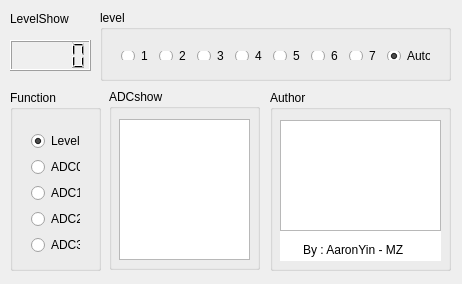
<?xml version="1.0" encoding="UTF-8"?>
<ui version="4.0">
 <class>MainWindow</class>
 <widget class="QMainWindow" name="MainWindow">
  <property name="geometry">
   <rect>
    <x>0</x>
    <y>0</y>
    <width>462</width>
    <height>284</height>
   </rect>
  </property>
  <property name="windowTitle">
   <string>MainWindow</string>
  </property>
  <property name="autoFillBackground">
   <bool>false</bool>
  </property>
  <widget class="QWidget" name="centralWidget">
   <widget class="QGroupBox" name="levelBox">
    <property name="geometry">
     <rect>
      <x>100</x>
      <y>10</y>
      <width>351</width>
      <height>71</height>
     </rect>
    </property>
    <property name="title">
     <string>level</string>
    </property>
    <widget class="QWidget" name="layoutWidget">
     <property name="geometry">
      <rect>
       <x>10</x>
       <y>30</y>
       <width>331</width>
       <height>31</height>
      </rect>
     </property>
     <layout class="QHBoxLayout" name="horizontalLayout">
      <item>
       <widget class="QRadioButton" name="level1">
        <property name="text">
         <string>1</string>
        </property>
        <attribute name="buttonGroup">
         <string notr="true">levelGroup</string>
        </attribute>
       </widget>
      </item>
      <item>
       <widget class="QRadioButton" name="level2">
        <property name="text">
         <string>2</string>
        </property>
        <attribute name="buttonGroup">
         <string notr="true">levelGroup</string>
        </attribute>
       </widget>
      </item>
      <item>
       <widget class="QRadioButton" name="level3">
        <property name="text">
         <string>3</string>
        </property>
        <attribute name="buttonGroup">
         <string notr="true">levelGroup</string>
        </attribute>
       </widget>
      </item>
      <item>
       <widget class="QRadioButton" name="level4">
        <property name="text">
         <string>4</string>
        </property>
        <attribute name="buttonGroup">
         <string notr="true">levelGroup</string>
        </attribute>
       </widget>
      </item>
      <item>
       <widget class="QRadioButton" name="level5">
        <property name="text">
         <string>5</string>
        </property>
        <attribute name="buttonGroup">
         <string notr="true">levelGroup</string>
        </attribute>
       </widget>
      </item>
      <item>
       <widget class="QRadioButton" name="level6">
        <property name="text">
         <string>6</string>
        </property>
        <attribute name="buttonGroup">
         <string notr="true">levelGroup</string>
        </attribute>
       </widget>
      </item>
      <item>
       <widget class="QRadioButton" name="level7">
        <property name="text">
         <string>7</string>
        </property>
        <attribute name="buttonGroup">
         <string notr="true">levelGroup</string>
        </attribute>
       </widget>
      </item>
      <item>
       <widget class="QRadioButton" name="levelAuto">
        <property name="text">
         <string>Auto</string>
        </property>
        <property name="checked">
         <bool>true</bool>
        </property>
        <attribute name="buttonGroup">
         <string notr="true">levelGroup</string>
        </attribute>
       </widget>
      </item>
     </layout>
    </widget>
   </widget>
   <widget class="QLabel" name="labelLevelShow">
    <property name="geometry">
     <rect>
      <x>10</x>
      <y>10</y>
      <width>101</width>
      <height>18</height>
     </rect>
    </property>
    <property name="text">
     <string>LevelShow</string>
    </property>
   </widget>
   <widget class="QLCDNumber" name="lcdLevelNumber">
    <property name="geometry">
     <rect>
      <x>10</x>
      <y>40</y>
      <width>81</width>
      <height>31</height>
     </rect>
    </property>
    <property name="smallDecimalPoint">
     <bool>false</bool>
    </property>
   </widget>
   <widget class="QGroupBox" name="funcBox">
    <property name="geometry">
     <rect>
      <x>10</x>
      <y>90</y>
      <width>91</width>
      <height>181</height>
     </rect>
    </property>
    <property name="title">
     <string>Function</string>
    </property>
    <widget class="QWidget" name="layoutWidget">
     <property name="geometry">
      <rect>
       <x>10</x>
       <y>30</y>
       <width>71</width>
       <height>146</height>
      </rect>
     </property>
     <layout class="QVBoxLayout" name="verticalLayout">
      <item>
       <widget class="QRadioButton" name="levelChoseButton">
        <property name="text">
         <string>Level</string>
        </property>
        <property name="checked">
         <bool>true</bool>
        </property>
        <attribute name="buttonGroup">
         <string notr="true">funcGroup</string>
        </attribute>
       </widget>
      </item>
      <item>
       <widget class="QRadioButton" name="ADC0">
        <property name="text">
         <string>ADC0</string>
        </property>
        <attribute name="buttonGroup">
         <string notr="true">funcGroup</string>
        </attribute>
       </widget>
      </item>
      <item>
       <widget class="QRadioButton" name="ADC1">
        <property name="text">
         <string>ADC1</string>
        </property>
        <attribute name="buttonGroup">
         <string notr="true">funcGroup</string>
        </attribute>
       </widget>
      </item>
      <item>
       <widget class="QRadioButton" name="ADC2">
        <property name="text">
         <string>ADC2</string>
        </property>
        <attribute name="buttonGroup">
         <string notr="true">funcGroup</string>
        </attribute>
       </widget>
      </item>
      <item>
       <widget class="QRadioButton" name="ADC3">
        <property name="text">
         <string>ADC3</string>
        </property>
        <attribute name="buttonGroup">
         <string notr="true">funcGroup</string>
        </attribute>
       </widget>
      </item>
     </layout>
    </widget>
   </widget>
   <widget class="QGroupBox" name="ADCshow">
    <property name="geometry">
     <rect>
      <x>109</x>
      <y>89</y>
      <width>151</width>
      <height>181</height>
     </rect>
    </property>
    <property name="title">
     <string>ADCshow</string>
    </property>
    <widget class="QTextBrowser" name="ADCtext">
     <property name="geometry">
      <rect>
       <x>10</x>
       <y>30</y>
       <width>131</width>
       <height>141</height>
      </rect>
     </property>
    </widget>
   </widget>
   <widget class="QGroupBox" name="AuthorBox">
    <property name="geometry">
     <rect>
      <x>270</x>
      <y>90</y>
      <width>181</width>
      <height>181</height>
     </rect>
    </property>
    <property name="title">
     <string>Author</string>
    </property>
    <widget class="QGraphicsView" name="Author">
     <property name="geometry">
      <rect>
       <x>10</x>
       <y>30</y>
       <width>161</width>
       <height>111</height>
      </rect>
     </property>
     <property name="styleSheet">
      <string notr="true">border-image: url(:/new/prefix1/MZ.jpg);</string>
     </property>
    </widget>
    <widget class="QTextBrowser" name="AuthorInfo">
     <property name="geometry">
      <rect>
       <x>10</x>
       <y>40</y>
       <width>161</width>
       <height>131</height>
      </rect>
     </property>
     <property name="styleSheet">
      <string notr="true">border:0;</string>
     </property>
    </widget>
    <widget class="QLabel" name="label">
     <property name="geometry">
      <rect>
       <x>33</x>
       <y>150</y>
       <width>121</width>
       <height>20</height>
      </rect>
     </property>
     <property name="styleSheet">
      <string notr="true">font: 11pt &quot;Sans Serif&quot;;</string>
     </property>
     <property name="text">
      <string>By : AaronYin - MZ</string>
     </property>
     <property name="textFormat">
      <enum>Qt::AutoText</enum>
     </property>
    </widget>
    <zorder>AuthorInfo</zorder>
    <zorder>label</zorder>
    <zorder>Author</zorder>
   </widget>
  </widget>
 </widget>
 <layoutdefault spacing="6" margin="11"/>
 <resources/>
 <connections/>
 <buttongroups>
  <buttongroup name="funcGroup"/>
  <buttongroup name="levelGroup"/>
 </buttongroups>
</ui>
